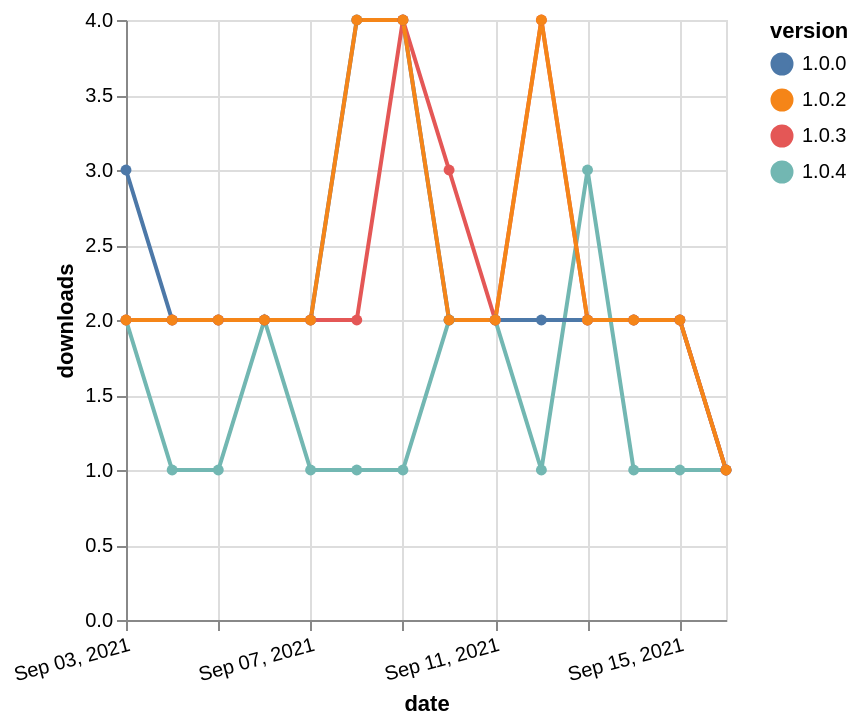

The Vega-Lite source for this figure:
### Vega-Lite specification from a JSON file in a GitHub repository (floating-point values rounded to 4 significant figures)
{"$schema": "https://vega.github.io/schema/vega-lite/v5.json", "description": "A simple bar chart with embedded data.", "data": {"values": [{"date": "2021-09-03", "total": 219, "delta": 2, "version": "1.0.4"}, {"date": "2021-09-04", "total": 220, "delta": 1, "version": "1.0.4"}, {"date": "2021-09-05", "total": 221, "delta": 1, "version": "1.0.4"}, {"date": "2021-09-06", "total": 223, "delta": 2, "version": "1.0.4"}, {"date": "2021-09-07", "total": 224, "delta": 1, "version": "1.0.4"}, {"date": "2021-09-08", "total": 225, "delta": 1, "version": "1.0.4"}, {"date": "2021-09-09", "total": 226, "delta": 1, "version": "1.0.4"}, {"date": "2021-09-10", "total": 228, "delta": 2, "version": "1.0.4"}, {"date": "2021-09-11", "total": 230, "delta": 2, "version": "1.0.4"}, {"date": "2021-09-12", "total": 231, "delta": 1, "version": "1.0.4"}, {"date": "2021-09-13", "total": 234, "delta": 3, "version": "1.0.4"}, {"date": "2021-09-14", "total": 235, "delta": 1, "version": "1.0.4"}, {"date": "2021-09-15", "total": 236, "delta": 1, "version": "1.0.4"}, {"date": "2021-09-16", "total": 237, "delta": 1, "version": "1.0.4"}, {"date": "2021-09-03", "total": 2925, "delta": 3, "version": "1.0.0"}, {"date": "2021-09-04", "total": 2927, "delta": 2, "version": "1.0.0"}, {"date": "2021-09-05", "total": 2929, "delta": 2, "version": "1.0.0"}, {"date": "2021-09-06", "total": 2931, "delta": 2, "version": "1.0.0"}, {"date": "2021-09-07", "total": 2933, "delta": 2, "version": "1.0.0"}, {"date": "2021-09-08", "total": 2937, "delta": 4, "version": "1.0.0"}, {"date": "2021-09-09", "total": 2941, "delta": 4, "version": "1.0.0"}, {"date": "2021-09-10", "total": 2943, "delta": 2, "version": "1.0.0"}, {"date": "2021-09-11", "total": 2945, "delta": 2, "version": "1.0.0"}, {"date": "2021-09-12", "total": 2947, "delta": 2, "version": "1.0.0"}, {"date": "2021-09-13", "total": 2949, "delta": 2, "version": "1.0.0"}, {"date": "2021-09-14", "total": 2951, "delta": 2, "version": "1.0.0"}, {"date": "2021-09-15", "total": 2953, "delta": 2, "version": "1.0.0"}, {"date": "2021-09-16", "total": 2954, "delta": 1, "version": "1.0.0"}, {"date": "2021-09-03", "total": 2832, "delta": 2, "version": "1.0.3"}, {"date": "2021-09-04", "total": 2834, "delta": 2, "version": "1.0.3"}, {"date": "2021-09-05", "total": 2836, "delta": 2, "version": "1.0.3"}, {"date": "2021-09-06", "total": 2838, "delta": 2, "version": "1.0.3"}, {"date": "2021-09-07", "total": 2840, "delta": 2, "version": "1.0.3"}, {"date": "2021-09-08", "total": 2842, "delta": 2, "version": "1.0.3"}, {"date": "2021-09-09", "total": 2846, "delta": 4, "version": "1.0.3"}, {"date": "2021-09-10", "total": 2849, "delta": 3, "version": "1.0.3"}, {"date": "2021-09-11", "total": 2851, "delta": 2, "version": "1.0.3"}, {"date": "2021-09-12", "total": 2855, "delta": 4, "version": "1.0.3"}, {"date": "2021-09-13", "total": 2857, "delta": 2, "version": "1.0.3"}, {"date": "2021-09-14", "total": 2859, "delta": 2, "version": "1.0.3"}, {"date": "2021-09-15", "total": 2861, "delta": 2, "version": "1.0.3"}, {"date": "2021-09-16", "total": 2862, "delta": 1, "version": "1.0.3"}, {"date": "2021-09-03", "total": 2947, "delta": 2, "version": "1.0.2"}, {"date": "2021-09-04", "total": 2949, "delta": 2, "version": "1.0.2"}, {"date": "2021-09-05", "total": 2951, "delta": 2, "version": "1.0.2"}, {"date": "2021-09-06", "total": 2953, "delta": 2, "version": "1.0.2"}, {"date": "2021-09-07", "total": 2955, "delta": 2, "version": "1.0.2"}, {"date": "2021-09-08", "total": 2959, "delta": 4, "version": "1.0.2"}, {"date": "2021-09-09", "total": 2963, "delta": 4, "version": "1.0.2"}, {"date": "2021-09-10", "total": 2965, "delta": 2, "version": "1.0.2"}, {"date": "2021-09-11", "total": 2967, "delta": 2, "version": "1.0.2"}, {"date": "2021-09-12", "total": 2971, "delta": 4, "version": "1.0.2"}, {"date": "2021-09-13", "total": 2973, "delta": 2, "version": "1.0.2"}, {"date": "2021-09-14", "total": 2975, "delta": 2, "version": "1.0.2"}, {"date": "2021-09-15", "total": 2977, "delta": 2, "version": "1.0.2"}, {"date": "2021-09-16", "total": 2978, "delta": 1, "version": "1.0.2"}]}, "width": "container", "mark": {"type": "line", "point": {"filled": true}}, "encoding": {"x": {"field": "date", "type": "temporal", "timeUnit": "yearmonthdate", "title": "date", "axis": {"labelAngle": -15}}, "y": {"field": "delta", "type": "quantitative", "title": "downloads"}, "color": {"field": "version", "type": "nominal"}, "tooltip": {"field": "delta"}}}
